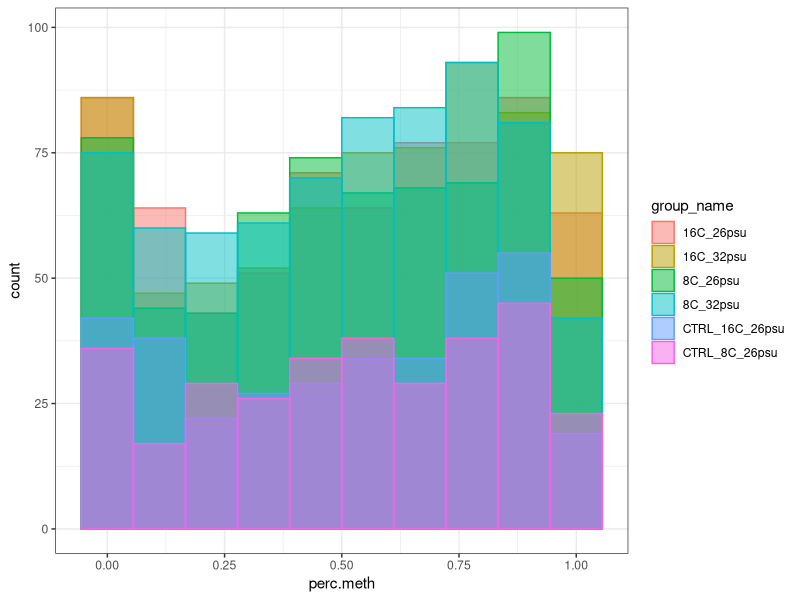
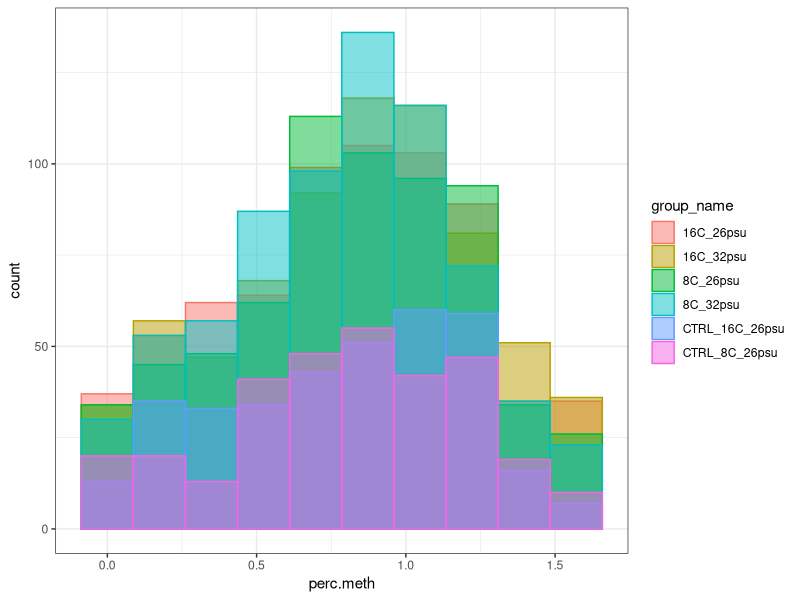

These charts were generated, in order, by the following R code: (Note: this script raises an error after producing the figures.)
## ---- chunk 1
library(gplots)
library(ggplot2)
library(dplyr)
library(broom)
library(RColorBrewer)
## ---- chunk 2
DMRs <- read.table("../DMR_cov_in_0.75_SamplesPerCategory/DMR250bp_MCmax25_cov5x_rms_results_filtered.tsv", header = TRUE, sep = "\t")


#write out bedfile
write.table(DMRs[,1:4],"DMR250bp_MCmax25_cov5x_0.75xGroup.bed", sep = "\t",quote = FALSE, row.names = FALSE, col.names = FALSE )

## ---- chunk 3
#for all ambient sample comparison
DMRs$ID <- paste(DMRs$chr,":",DMRs$start,"-",DMRs$end, sep = "")
DMRs$ID <- gsub("__.*__.*:",":",DMRs$ID)
## ---- chunk 4
#reformat all to long format
DMRs_STACKED <- tidyr::gather(DMRs[,7:27], "group_name", "perc.meth",1:20)

#make group name column (e.g. 'CTRL_16C_26psu', '8C_32psu', etc.)
DMRs_STACKED$group_name <- gsub("methylation_level_","",DMRs_STACKED$group_name)

#make temperature column
DMRs_STACKED$temp <- gsub("C_.*","",DMRs_STACKED$group_name)
DMRs_STACKED$temp <- gsub("CTRL_","", DMRs_STACKED$temp)
DMRs_STACKED$temp <- as.factor(DMRs_STACKED$temp)

#make a salinity column
DMRs_STACKED$salinity <- gsub(".*C_","",DMRs_STACKED$group_name)
DMRs_STACKED$salinity <- gsub("psu_.*","",DMRs_STACKED$salinity)
DMRs_STACKED$salinity <- as.factor(DMRs_STACKED$salinity)

#make a treatment column (salinity and temp info)
DMRs_STACKED$treatment <- paste0(DMRs_STACKED$temp,"C_", DMRs_STACKED$salinity, "psu")

#make sample number column
DMRs_STACKED$sample_number <- gsub(".*_","",DMRs_STACKED$group_name)

#remove sample number from group name
DMRs_STACKED$group_name <- gsub("u_.*","u", DMRs_STACKED$group_name)

#create column for infestation status that's called "biotic_stress"
for (i in 1:nrow(DMRs_STACKED)){
  if(substr(DMRs_STACKED$group_name[i], 1,4) == "CTRL"){
    DMRs_STACKED$biotic_stress[i] <- "no sea lice"
  }
  else{DMRs_STACKED$biotic_stress[i] <- "sea lice"}
}
 

## ---- chunk 5
jpeg("DMR_percmeth_hist.jpg", width = 800, height = 800)
ggplot(DMRs_STACKED) + geom_histogram(aes(perc.meth, group = group_name, color = group_name,fill = group_name), bins = 10, position = "identity", alpha = 0.5) + theme_bw()
dev.off()


## ---- chunk 6
#arcsin sqrt transformation function
asinTransform <- function(p) { asin(sqrt(p))}

#arcsin transform data 
#day 10
DMRs_STACKED_asin <- DMRs_STACKED
DMRs_STACKED_asin$perc.meth <- asinTransform(DMRs_STACKED_asin$perc.meth)

## ---- chunk 7
jpeg("DMR_Tpercmeth_hist.jpg", width = 800, height = 800)
ggplot(DMRs_STACKED_asin) + geom_histogram(aes(perc.meth, group = group_name, color = group_name,fill = group_name), bins = 10, position = "identity", alpha = 0.5) + theme_bw()
dev.off()

## ---- chunk 8
#run an 1way ANOVA on 8C 26psu infested vs. 8C 26psu contrl
df_inf8C <- data.frame(DMRs_STACKED_asin[which(DMRs_STACKED_asin$temp == 8 & DMRs_STACKED_asin$salinity == 26),])

#remove ID if NA = true for both control samples
inf8C_rm <- rownames(DMR_m[which(is.na(DMR_m[,"methylation_level_CTRL_8C_26psu_1"]) & is.na(DMR_m[,"methylation_level_CTRL_8C_26psu_2"])),])

DMR_1way_aov_8Cinf <- df_inf8C[!(df_inf8C$ID%in% inf8C_rm),] %>% group_by(ID) %>% do(meth_aov_models = aov(perc.meth ~ biotic_stress, data =  . ))

#summarize ANOVA data
DMR_1way_aov_8Cinf_modelsumm <- glance(DMR_1way_aov_8Cinf, meth_aov_models)

#try 2way temp x biotic stress (only 26psu samples)
df_inf816C <- data.frame(DMRs_STACKED_asin[which(DMRs_STACKED_asin$salinity == 26),])

#remove ID if NA = true for both control samples
inf8C_rm <- rownames(DMR_m[which(is.na(DMR_m[,"methylation_level_CTRL_8C_26psu_1"]) & is.na(DMR_m[,"methylation_level_CTRL_8C_26psu_2"])),])
inf16C_rm <- rownames(DMR_m[which(is.na(DMR_m[,"methylation_level_CTRL_16C_26psu_1"]) & is.na(DMR_m[,"methylation_level_CTRL_16C_26psu_2"])),])



DMR_2way_aov_816Cinf <- df_inf816C[!(df_inf816C$ID%in% c(inf8C_rm,inf16C_rm)),] %>% group_by(ID) %>% do(meth_aov_models = aov(perc.meth ~ temp*biotic_stress, data =  . ))

DMR_2way_tuk_816Cinf <- df_inf816C[!(df_inf816C$ID%in% c(inf8C_rm,inf16C_rm)),] %>% group_by(ID) %>% do(meth_tuk_models = TukeyHSD(aov(perc.meth ~ biotic_stress*temp, data =  . )))

#summarize ANOVA data
DMR_2way_aov_816Cinf_modelsumm <- glance(DMR_2way_aov_816Cinf, meth_aov_models)

DMR_2way_tuk_816Cinf_modelsumm <- tidy(DMR_2way_tuk_816Cinf, meth_tuk_models)

#plot
DMR_inf816C_mean_m <- as.matrix(data.frame(cbind(MeanCTRL8C,MeanCTRL16C,Mean8C26psu,Mean16C26psu )))

DMR_inf816C_mean_m <- DMR_inf816C_mean_m[which(rownames(DMR_inf816C_mean_m) %in% pull(DMR_2way_tuk_816Cinf_modelsumm[which(DMR_2way_tuk_816Cinf_modelsumm$adj.p.value < 0.05),],ID)),]

colnames(DMR_inf816C_mean_m) <- gsub("methylation_level_","",colnames(DMR_inf816C_mean_m))


#simplify rownames and reorder columns 
rownames(tukTxS_0.05sal_DMR_mean_m) <- order(rownames(tukTxS_0.05sal_DMR_mean_m))

#define column (group) colors
ColSideColors <- cbind(group = c(rep("lightcyan1",1),rep("thistle1",1),rep("cyan",1),rep("magenta",1)))

#define palate for heatmap
col <- colorRampPalette(brewer.pal(5, "RdBu"))(256)


#heatmap with clustered groups and simplified numbers
heatmap.2(DMR_inf816C_mean_m,margins = c(10,20), cexRow = 1.5, cexCol = 1,ColSideColors = ColSideColors,Colv = NA,col = rev(col), na.color = "darkgray",sepwidth=c(0.025,0.025), sepcolor="darkgray",colsep=1:ncol(DMR_inf816C_mean_m),rowsep=1:nrow(DMR_inf816C_mean_m), density.info = "none", trace = "none", scale = "row")





#run an 1way ANOVA on 16C 26psu infested vs. 16C 26psu control



#find overlapping significant DMRs
## ---- chunk 9
#run ANOVA testing for infestion effect pooling samples
DMR_1way_aov_inf <- DMRs_STACKED_asin %>% group_by(ID) %>%
do(meth_aov_models = aov(perc.meth~biotic_stress, data =  . ))
#summarize ANOVA data
DMR_1way_aov_inf_modelsumm <- glance(DMR_1way_aov_inf, meth_aov_models)
write.csv(DMR_1way_aov_inf_modelsumm, "DMR_MCmax25_1wayAOV_infest_modelsumm.csv", row.names = FALSE, quote = FALSE)





## ---- chunk 10
jpeg("DMR_MCmax25DMR_Taov0.01InfestPercMeth.jpg", width = 10, height = 4, units = "in", res = 300)
p <- ggplot(data = DMRs_STACKED[which(DMRs_STACKED$ID %in% pull(DMR_1way_aov_inf_modelsumm[which(DMR_1way_aov_inf_modelsumm$p.value < 0.01),],ID)),],aes(x = biotic_stress,y = perc.meth, color = biotic_stress)) + facet_wrap(~ID, scale = "free") + theme_bw() + theme(axis.text.x = element_text(size = 7,angle = 45, hjust =1),axis.title=element_text(size=12,face="bold"))
p + geom_jitter(width = 0.3) +  ggtitle("DMRs that show an infestation effect significant at ANOVA p.value < 0.01")
dev.off()
## ---- chunk 11
jpeg("DMR_MCmax25DMR_Taov0.05InfestPercMeth.jpg", width = 17, height = 12, units = "in", res = 300)
p <- ggplot(data = DMRs_STACKED[which(DMRs_STACKED$ID %in% pull(DMR_1way_aov_inf_modelsumm[which(DMR_1way_aov_inf_modelsumm$p.value < 0.05),],ID)),],aes(x = biotic_stress,y = perc.meth, color = biotic_stress)) + facet_wrap(~ID, scale = "free") + theme_bw() + theme(axis.text.x = element_text(size = 7,angle = 45, hjust =1),axis.title=element_text(size=12,face="bold"))
p + geom_jitter(width = 0.3) + ggtitle("DMRs that show an infestation effect significant at ANOVA p.value < 0.05")
dev.off()
## ---- chunk 12
jpeg("DMR_MCmax25DMR_Taov0.1InfestPercMeth.jpg", width = 17, height = 12, units = "in", res = 300)
p <- ggplot(data = DMRs_STACKED[which(DMRs_STACKED$ID %in% pull(DMR_1way_aov_inf_modelsumm[which(DMR_1way_aov_inf_modelsumm$p.value < 0.1),],ID)),],aes(x = biotic_stress,y = perc.meth, color = biotic_stress)) + facet_wrap(~ID, scale = "free") + theme_bw() + theme(axis.text.x = element_text(size = 7,angle = 45, hjust =1),axis.title=element_text(size=12,face="bold"))
p + geom_jitter(width = 0.3) + ggtitle("DMRs that show an infestation effect significant at ANOVA p.value < 0.1")
dev.off()
## ---- chunk 13
#create matrix for all ambient samples

DMR_m <- as.matrix(DMRs[,7:26])
rownames(DMR_m) <- DMRs$ID


#calculate group means
#group means
Mean16C32psu <- rowMeans(DMR_m[,grep("16C_32psu", colnames(DMR_m))], na.rm = TRUE)

Mean16C26psu <- rowMeans(DMR_m[,grep("16C_26psu", colnames(DMR_m))], na.rm = TRUE)

Mean8C32psu <- rowMeans(DMR_m[,grep("8C_32psu", colnames(DMR_m))], na.rm = TRUE)

Mean8C26psu <- rowMeans(DMR_m[,grep("8C_26psu", colnames(DMR_m))], na.rm = TRUE)

MeanCTRL8C <- rowMeans(DMR_m[,grep("CTRL_8C_26psu", colnames(DMR_m))], na.rm = TRUE)

MeanCTRL16C <- rowMeans(DMR_m[,grep("CTRL_16C_26psu", colnames(DMR_m))], na.rm = TRUE)

DMR_mean_m <- as.matrix(data.frame(cbind(Mean8C26psu,Mean8C32psu,Mean16C26psu,Mean16C32psu,MeanCTRL8C, MeanCTRL16C)))


##ANOVA data
aov_0.1_DMR_m <- DMR_m[which(rownames(DMR_m) %in% pull(DMR_1way_aov_inf_modelsumm[which(DMR_1way_aov_inf_modelsumm$p.value < 0.1),],ID)),]

colnames(aov_0.1_DMR_m) <- gsub("methylation_level_","",colnames(aov_0.1_DMR_m))

ColSideColors <- cbind(group = c(rep("plum2",4),rep("plum4",4),rep("green1",4),rep("green3",4),rep("magenta",2), rep("cyan",2)))

jpeg("DMR_MCmax25DMR_Taov0.1_infest_heatmap.jpg", width = 800, height = 1000)
heatmap.2(aov_0.1_DMR_m,margins = c(10,20), cexRow = 1.2, cexCol = 1,ColSideColors = ColSideColors, Colv=NA, col = bluered, na.color = "black", density.info = "none", trace = "none", scale = "row")
dev.off()


#plot heatmap of mean methylation
uninf_mean <- rowMeans(aov_0.1_DMR_m[,grep("CTRL", colnames(aov_0.1_DMR_m))], na.rm = TRUE)
inf_mean <- rowMeans(aov_0.1_DMR_m[,-grep("CTRL", colnames(aov_0.1_DMR_m))], na.rm = TRUE)

Mean16C32psu <- rowMeans(aov_0.1_DMR_m[,grep("16C_32psu", colnames(aov_0.1_DMR_m))], na.rm = TRUE)

Mean16C26psu <- rowMeans(aov_0.1_DMR_m[,grep("16C_26psu", colnames(aov_0.1_DMR_m))], na.rm = TRUE)

Mean8C32psu <- rowMeans(aov_0.1_DMR_m[,grep("8C_32psu", colnames(aov_0.1_DMR_m))], na.rm = TRUE)

Mean8C26psu <- rowMeans(aov_0.1_DMR_m[,grep("8C_26psu", colnames(aov_0.1_DMR_m))], na.rm = TRUE)


aov_0.1_DMR_mean_m <- as.matrix(data.frame(cbind(Mean8C26psu,Mean8C32psu,Mean16C26psu,Mean16C32psu,uninf_mean)))

jpeg("DMR_MCmax25DMR_Taov0.1_infest_mean_heatmap.jpg", width = 8, height = 10, units = "in", res = 300)
ColSideColors <-  c("cyan", "darkcyan", "magenta", "darkmagenta","darkgray")
heatmap.2(aov_0.1_DMR_mean_m,margins = c(10,20), cexRow = 1.2, cexCol = 1, Colv=NA, ColSideColors = ColSideColors,col = bluered, na.color = "black", density.info = "none", trace = "none", scale = "row")
dev.off()
## ---- chunk 14
DMR_2way_aov_tempxsal_nC <- DMRs_STACKED_asin[,-grep("CTRL",DMRs_STACKED_asin$group_name)] %>% group_by(ID) %>%
do(meth_aov_models = aov(perc.meth~temp*salinity, data =  . ))
#summarize ANOVA data
DMR_2way_aov_tempxsal_nC_modelsumm <- glance(DMR_2way_aov_tempxsal_nC, meth_aov_models)
## ---- chunk 15
jpeg("DMR_MCmax25DMR_Taov0.01TxSPercMeth.jpg", width = 17, height = 12, units = "in", res = 300)
p <- ggplot(data = DMRs_STACKED[which(DMRs_STACKED$ID %in% pull(DMR_2way_aov_tempxsal_nC_modelsumm[which(DMR_2way_aov_tempxsal_nC_modelsumm$p.value < 0.01),],ID) & substr(DMRs_STACKED$group_name, 1,4)!="CTRL"),],aes(x = group_name,y = perc.meth, color = group_name)) + facet_wrap(~ID, scale = "free") + theme_bw() + theme(axis.text.x = element_text(size = 7,angle = 45, hjust =1),axis.title=element_text(size=12,face="bold"))
p + geom_jitter(width = 0.3) +  ggtitle("DMRs that show an overall TxS model effect significant at ANOVA p.value < 0.01")
dev.off()

jpeg("DMR_MCmax25DMR_Taov0.05TxSPercMeth.jpg", width = 17, height = 12, units = "in", res = 300)
p <- ggplot(data = DMRs_STACKED[which(DMRs_STACKED$ID %in% pull(DMR_2way_aov_tempxsal_nC_modelsumm[which(DMR_2way_aov_tempxsal_nC_modelsumm$p.value < 0.05),],ID) & substr(DMRs_STACKED$group_name, 1,4)!="CTRL"),],aes(x = group_name,y = perc.meth, color = group_name)) 

p + geom_boxplot()+ geom_jitter(width = 0.3) + ggtitle("DMRs that show an overall TxS model effect significant at ANOVA p.value < 0.05") + facet_wrap(~ID, scale = "free") +theme_bw() + theme(axis.text.x = element_text(size = 7,angle = 45, hjust =1),axis.title=element_text(size=12,face="bold"))
dev.off()
## ---- chunk 16
aov_0.05TxS_DMR_m <- DMR_m[which(rownames(DMR_m) %in% pull(DMR_2way_aov_tempxsal_nC_modelsumm[which(DMR_2way_aov_tempxsal_nC_modelsumm$p.value < 0.05),],ID)),]

colnames(aov_0.05TxS_DMR_m) <- gsub("methylation_level_","",colnames(aov_0.05TxS_DMR_m))

ColSideColors <- cbind(group = c(rep("magenta",4),rep("darkmagenta",4),rep("cyan",4),rep("darkcyan",4),rep("thistle1",2), rep("lightcyan1",2)))

jpeg("DMR_MCmax25DMR_Taov0.05_TxS_heatmap.jpg", width = 800, height = 1000)
heatmap.2(aov_0.05TxS_DMR_m,margins = c(10,20), cexRow = 1.2, cexCol = 1,ColSideColors = ColSideColors, Colv=NA, col = bluered, na.color = "black", density.info = "none", trace = "none", scale = "row")
dev.off()

#group means
Mean16C32psu <- rowMeans(aov_0.05TxS_DMR_m[,grep("16C_32psu", colnames(aov_0.05TxS_DMR_m))], na.rm = TRUE)

Mean16C26psu <- rowMeans(aov_0.05TxS_DMR_m[,grep("16C_26psu", colnames(aov_0.05TxS_DMR_m))], na.rm = TRUE)

Mean8C32psu <- rowMeans(aov_0.05TxS_DMR_m[,grep("8C_32psu", colnames(aov_0.05TxS_DMR_m))], na.rm = TRUE)

Mean8C26psu <- rowMeans(aov_0.05TxS_DMR_m[,grep("8C_26psu", colnames(aov_0.05TxS_DMR_m))], na.rm = TRUE)

MeanCTRL8C <- rowMeans(aov_0.05TxS_DMR_m[,grep("CTRL_8C_26psu", colnames(aov_0.05TxS_DMR_m))], na.rm = TRUE)

MeanCTRL16C <- rowMeans(aov_0.05TxS_DMR_m[,grep("CTRL_16C_26psu", colnames(aov_0.05TxS_DMR_m))], na.rm = TRUE)


aov_0.05TxS_DMR_mean_m <- as.matrix(data.frame(cbind(Mean8C26psu,Mean8C32psu,Mean16C26psu,Mean16C32psu,MeanCTRL8C, MeanCTRL16C)))

ColSideColors <- cbind(group = c(rep("cyan",1),rep("darkcyan",1),rep("magenta",1),rep("darkmagenta",1), rep("lightcyan1",1),rep("thistle1",1)))
col <- colorRampPalette(brewer.pal(10, "RdYlBu"))(256)
jpeg("DMR_MCmax25DMR_Taov0.05_TxSmean_heatmap.jpg", width = 800, height = 1000)
heatmap.2(aov_0.05TxS_DMR_mean_m,margins = c(10,20), cexRow = 1.2, cexCol = 1,ColSideColors = ColSideColors, Colv=NA, col = rev(col), na.color = "black", density.info = "none", trace = "none", scale = "row")
dev.off()



###try a looser cutoff of 0.1
aov_0.1TxS_DMR_m <- DMR_m[which(rownames(DMR_m) %in% pull(DMR_2way_aov_tempxsal_nC_modelsumm[which(DMR_2way_aov_tempxsal_nC_modelsumm$p.value < 0.1),],ID)),]

colnames(aov_0.1TxS_DMR_m) <- gsub("methylation_level_","",colnames(aov_0.1TxS_DMR_m))


#group means
Mean16C32psu <- rowMeans(aov_0.1TxS_DMR_m[,grep("16C_32psu", colnames(aov_0.1TxS_DMR_m))], na.rm = TRUE)

Mean16C26psu <- rowMeans(aov_0.1TxS_DMR_m[,grep("16C_26psu", colnames(aov_0.1TxS_DMR_m))], na.rm = TRUE)

Mean8C32psu <- rowMeans(aov_0.1TxS_DMR_m[,grep("8C_32psu", colnames(aov_0.1TxS_DMR_m))], na.rm = TRUE)

Mean8C26psu <- rowMeans(aov_0.1TxS_DMR_m[,grep("8C_26psu", colnames(aov_0.1TxS_DMR_m))], na.rm = TRUE)

MeanCTRL8C <- rowMeans(aov_0.1TxS_DMR_m[,grep("CTRL_8C_26psu", colnames(aov_0.1TxS_DMR_m))], na.rm = TRUE)

MeanCTRL16C <- rowMeans(aov_0.1TxS_DMR_m[,grep("CTRL_16C_26psu", colnames(aov_0.1TxS_DMR_m))], na.rm = TRUE)


aov_0.1TxS_DMR_mean_m <- as.matrix(data.frame(cbind(MeanCTRL8C, Mean8C26psu,Mean8C32psu,MeanCTRL16C,Mean16C26psu,Mean16C32psu)))
ColSideColors <- cbind(group = c(rep("lightcyan1",1),rep("cyan",1),rep("darkcyan",1),rep("thistle1",1),rep("magenta",1),rep("darkmagenta",1)))
col <- colorRampPalette(brewer.pal(5, "RdBu"))(256)
jpeg("DMR_MCmax25DMR_Taov0.1_TxSmean_heatmap.jpg", width = 800, height = 1000)
heatmap.2(aov_0.1TxS_DMR_mean_m,margins = c(10,20), cexRow = 1.2, cexCol = 1,ColSideColors = ColSideColors, Colv=NA, col = rev(col), na.color = "black",sepwidth=c(0.025,0.025), sepcolor="darkgray",colsep=1:ncol(aov_0.1TxS_DMR_mean_m),rowsep=1:nrow(aov_0.1TxS_DMR_mean_m), density.info = "none", trace = "none", scale = "row")
dev.off()
## ---- chunk 17
#subset data for DMRs with TxS 2way ANOVA p.value < 0.1 and run tukey HSD for each DMR
DMR_tuk_tempxsal_nC <- DMRs_STACKED_asin[,-grep("CTRL",DMRs_STACKED_asin$group_name)] %>% group_by(ID) %>%
do(meth_tuk_models = TukeyHSD(aov(perc.meth~temp*salinity, data =  . )))
#summarize ANOVA data
DMR_2way_aov_tempxsal_nC_modelsumm <- glance(DMR_2way_aov_tempxsal_nC, meth_tuk_models)
  
#summarize TukeyHSD results
DMR_tuk_tempxsal_nC_summ <- tidy(DMR_tuk_tempxsal_nC, meth_tuk_models)

#write out DMRs sig @ p <= 0.05
write.csv(DMR_tuk_tempxsal_nC_summ[which(DMR_tuk_tempxsal_nC_summ$adj.p.value <= 0.05),],"DMR_tuk_tempxsal_nC_summ.csv", row.names = FALSE, quote = FALSE )
## ---- chunk 18

chr_data <- read.table("../../data/chr_name_conversion.txt", sep = "\t", header = FALSE)
colnames(chr_data) <- c("chr.num","ssa.num","chr")

sig_chr <- rownames(DMR_mean_m[which(rownames(DMR_mean_m) %in% pull(DMR_tuk_tempxsal_nC_summ[which(DMR_tuk_tempxsal_nC_summ$adj.p.value < 0.05),],ID)),])
sig_chr <- gsub(":.*","",sig_chr)
sig_chr <- data.frame(table(sig_chr))
colnames(sig_chr)[1] <- "chr"
sig_chr <- merge(chr_data, sig_chr, by = "chr", all = TRUE)
sig_chr[is.na(sig_chr$Freq)] <- 0
sig_chr$perc <- sig_chr$Freq/52
sig_chr$type <- "sig"
ggplot(sig_chr, aes(x= chr)) + geom_bar(aes(y = perc),stat = "identity")



all_chr_cov <- read.table("../../data/chr_5x0.75grp_cov.txt", sep = " ", header = FALSE)
colnames(all_chr_cov) <- c("Freq", "chr")
all_chr_cov <- merge(chr_data,all_chr_cov, by = "chr", all = TRUE)
all_chr_cov$type <- "bkgd"
all_chr_cov$perc <- all_chr_cov$Freq/sum(all_chr_cov$Freq)

chr_sig_bkgd <- rbind(sig_chr,all_chr_cov)

#plot chromosome coverage by DMRs vs. background
ggplot(chr_sig_bkgd, aes(x= ssa.num, group = type, fill = type)) + geom_bar(aes(y = perc),stat = "identity", position = "dodge") + theme(axis.text.x = element_text(size = 10, hjust= 1,angle = 90)) 


  
## ---- chunk 19

tukTxS_0.05sal_DMR_mean_m <- DMR_mean_m[which(rownames(DMR_mean_m) %in% pull(DMR_tuk_tempxsal_nC_summ[which(DMR_tuk_tempxsal_nC_summ$adj.p.value < 0.05 & DMR_tuk_tempxsal_nC_summ$term == "salinity"),],ID)),]

colnames(tukTxS_0.05sal_DMR_mean_m) <- gsub("methylation_level_","",colnames(tukTxS_0.05sal_DMR_mean_m))

#reorder columns so samples with same salinities are next to each other
tukTxS_0.05sal_DMR_mean_m <- tukTxS_0.05sal_DMR_mean_m[,c(2,4,1,3,5,6)]

#simplify rownames and reorder columns 
rownames(tukTxS_0.05sal_DMR_mean_m) <- order(rownames(tukTxS_0.05sal_DMR_mean_m))

#define column (group) colors
ColSideColors <- cbind(group = c(rep("darkcyan",1),rep("darkmagenta",1),rep("cyan",1),rep("magenta",1),rep("lightcyan1",1),rep("thistle1",1)))

#define palate for heatmap
col <- colorRampPalette(brewer.pal(5, "RdBu"))(256)


#heatmap with clustered groups and simplified numbers
jpeg("DMR_MCmax25DMR_TtukTxS0.05sal_mean_heatmap.jpg", width = 800, height = 1000)
heatmap.2(tukTxS_0.05sal_DMR_mean_m,margins = c(10,20), cexRow = 1.5, cexCol = 1,ColSideColors = ColSideColors, Colv= NA,col = rev(col), na.color = "darkgray",sepwidth=c(0.025,0.025), sepcolor="darkgray",colsep=1:ncol(tukTxS_0.05sal_DMR_mean_m),rowsep=1:nrow(tukTxS_0.05sal_DMR_mean_m), density.info = "none", trace = "none", scale = "row")
dev.off()


#heatmap.2(tukTxS_0.05sal_DMR_mean_m,margins = c(10,20), cexRow = 1.2, cexCol = 1,ColSideColors = ColSideColors, col = rev(col), na.color = "black",sepwidth=c(0.025,0.025), sepcolor="darkgray",colsep=1:ncol(tukTxS_0.05sal_DMR_mean_m),rowsep=1:nrow(tukTxS_0.05sal_DMR_mean_m), density.info = "none", trace = "none", scale = "row")

#temp < 0.05
tukTxS_0.05temp_DMR_mean_m <- DMR_mean_m[which(rownames(DMR_mean_m) %in% pull(DMR_tuk_tempxsal_nC_summ[which(DMR_tuk_tempxsal_nC_summ$adj.p.value < 0.05 & DMR_tuk_tempxsal_nC_summ$term == "temp"),],ID)),]

colnames(tukTxS_0.05temp_DMR_mean_m) <- gsub("methylation_level_","",colnames(tukTxS_0.05temp_DMR_mean_m))

#simplify row names
rownames(tukTxS_0.05temp_DMR_mean_m) <- order(rownames(tukTxS_0.05temp_DMR_mean_m))

#define column (group) colors
ColSideColors <- cbind(group = c(rep("cyan",1),rep("darkcyan",1),rep("magenta",1),rep("darkmagenta",1),rep("lightcyan1",1),rep("thistle1",1)))

col <- colorRampPalette(brewer.pal(5, "RdBu"))(256)
jpeg("DMR_MCmax25DMR_TtukTxS0.05temp_mean_heatmap.jpg", width = 800, height = 1000)
heatmap.2(tukTxS_0.05temp_DMR_mean_m,margins = c(10,20), cexRow = 2, cexCol = 1,ColSideColors = ColSideColors, Colv=NA, col = rev(col), na.color = "black",sepwidth=c(0.025,0.025), sepcolor="darkgray",colsep=1:ncol(tukTxS_0.05temp_DMR_mean_m),rowsep=1:nrow(tukTxS_0.05temp_DMR_mean_m), density.info = "none", trace = "none", scale = "row")
dev.off()

## ---- chunk 20
DMR_2wayAOVtuk0.05_bed <- DMRs[which(DMRs$ID %in% pull(DMR_tuk_tempxsal_nC_summ[which(DMR_tuk_tempxsal_nC_summ$adj.p.value < 0.05),],ID)),1:4]

write.table(DMR_2wayAOVtuk0.05_bed, "DMR_2wayAOVTxStuk0.05.bed", sep = "\t", quote = FALSE, row.names = FALSE, col.names = FALSE)


## ---- chunk 21
#subset data for DMRs that show infestation effect significant at ANOVA p.val < 0.1 and excluding control samples
DMR_STACKED_asin_inf_sig_0.1 <- DMRs_STACKED_asin[which(DMRs_STACKED_asin$ID %in% pull(DMR_1way_aov_inf_modelsumm[which(DMR_1way_aov_inf_modelsumm$p.value < 0.1),],ID) & substr(DMRs_STACKED_asin$group_name,1,4)!="CTRL"),]

#run 2way temp x salinity ANOVA on each DMR
DMR_2way_aov_TxS <- DMR_STACKED_asin_inf_sig_0.1 %>% group_by(ID) %>%
do(meth_aov_models = aov(perc.meth~temp*salinity, data =  . ))

#create ANOVA summary tables
DMR_2way_aov_TxS_modelsumm <- glance(DMR_2way_aov_TxS, meth_aov_models)
DMR_2way_aov_TxS_coeff <- tidy(DMR_2way_aov_TxS, meth_aov_models)

#subset data for DMRs with TxS 2way ANOVA p.value < 0.1 and run tukey HSD for each DMR
DMR_tuk_TxS <- DMR_STACKED_asin_inf_sig_0.1[which(DMR_STACKED_asin_inf_sig_0.1$ID %in% pull(DMR_2way_aov_TxS_modelsumm[which(DMR_2way_aov_TxS_modelsumm$p.value < 0.1),], ID)),] %>% group_by(ID) %>% do(meth_tuk_models = TukeyHSD(aov(perc.meth~temp*salinity, data =  . )))

#summarize TukeyHSD results
DMR_tuk_TxS_summ <- tidy(DMR_tuk_TxS, meth_tuk_models)
## ---- chunk 22

write.csv(DMR_2way_aov_TxS_modelsumm, "DMR_MCmax25_2wayAOV_TxS_modelsumm.csv", row.names = FALSE, quote = FALSE)

write.csv(DMR_tuk_TxS_summ, "DMR_MCmax25_DMR_TukHSD_TxS_modelsumm.csv", row.names = FALSE, quote = FALSE)

## ---- chunk 23
DMR_1way_aov_inf_modelsumm_4bed <- merge(DMRs[,c("ID","chr", "start","end")], DMR_1way_aov_inf_modelsumm[which(DMR_1way_aov_inf_modelsumm$p.value < 0.1),], by = "ID")

DMR_1way_aov_inf_modelsumm_4bed <- DMR_1way_aov_inf_modelsumm_4bed[,2:4]

write.table(DMR_1way_aov_inf_modelsumm_4bed, "DMR_2way_aov_infest_modelsumm_4bed.txt", sep = "\t", quote = FALSE, row.names = FALSE)

write.table(DMR_1way_aov_inf_modelsumm_4bed, "DMR_1way_aov0.1_infest_modelsumm_4bed.txt", sep = "\t", quote = FALSE, row.names = FALSE)
## ---- chunk 24
jpeg("DMR_MCmax25DMR_Taov0.1SalPercMeth.jpg", width = 10, height = 4, units = "in", res = 300)
p <- ggplot(data = DMRs_STACKED[which(DMRs_STACKED$ID %in% pull(DMR_tuk_TxS_summ[which(DMR_tuk_TxS_summ$adj.p.value < 0.1 & DMR_tuk_TxS_summ$term == "salinity"),],ID) & substr(DMRs_STACKED$group_name,1,4)!="CTRL"),],aes(x = group_name,y = perc.meth, color = group_name)) + facet_wrap(~ID, scale = "free") + theme_bw() + theme(axis.text.x = element_text(size = 7,angle = 45, hjust =1),axis.title=element_text(size=12,face="bold"))
p + geom_jitter(width = 0.3) + ggtitle("DMRs that show a salinity effect significant at TukeyHSD p.value < 0.1")
dev.off()
## ---- chunk 25
jpeg("DMR_MCmax25DMR_Taov0.1TempPercMeth.jpg", width = 10, height = 4, units = "in", res = 300)
p <- ggplot(data = DMRs_STACKED[which(DMRs_STACKED$ID %in% pull(DMR_tuk_TxS_summ[which(DMR_tuk_TxS_summ$adj.p.value < 0.1 & DMR_tuk_TxS_summ$term == "temp"),],ID) & substr(DMRs_STACKED$group_name,1,4)!="CTRL"),],aes(x = group_name,y = perc.meth, color = group_name)) + facet_wrap(~ID, scale = "free") + theme_bw() + theme(axis.text.x = element_text(size = 7,angle = 45, hjust =1),axis.title=element_text(size=12,face="bold"))
p + geom_jitter(width = 0.3) + ggtitle("DMRs that show a temperature effect significant at TukeyHSD p.value < 0.1")
dev.off()
## ---- chunk 26
jpeg("DMR_MCmax25DMR_Taov0.1TxSPercMeth.jpg", width = 10, height = 8, units = "in", res = 300)
p <- ggplot(data = DMRs_STACKED[which(DMRs_STACKED$ID %in% pull(DMR_tuk_TxS_summ[which(DMR_tuk_TxS_summ$adj.p.value < 0.1 & DMR_tuk_TxS_summ$term == "temp:salinity"),],ID) & substr(DMRs_STACKED$group_name,1,4)!="CTRL"),],aes(x = group_name,y = perc.meth, color = group_name)) + facet_wrap(~ID, scale = "free") + theme_bw() + theme(axis.text.x = element_text(size = 7,angle = 45, hjust =1),axis.title=element_text(size=12,face="bold"))
p + geom_jitter(width = 0.3) + ggtitle("DMRs that show a temp x salinity effect significant at TukeyHSD p.value < 0.1")
dev.off()
## ---- chunk 27
#run 1 way ANOVA on group name (e.g. 'CTRL_16C_26psu', '8C_32psu', etc.)
DMR_aov = DMRs_STACKED_asin %>% group_by(ID) %>%
do(meth_aov_models = aov(perc.meth ~ group_name, data =  . ))
#summarize ANOVA data
DMR_aov_modelsumm <- glance(DMR_aov, meth_aov_models)
## ---- chunk 28
#run 3 way ANOVA
DMR_3way_aov <- 
DMRs_STACKED_asin %>% group_by(ID) %>%
do(meth_aov_models = aov(perc.meth~temp*salinity*biotic_stress, data =  . ))
#summarize 3way ANOVA data
DMR_3way_aov_modelsumm <- tidy(DMR_3way_aov, meth_aov_models)

#run tukey test on 3way ANOVA
DMR_3way_tuk <- 
DMRs_STACKED_asin %>% group_by(ID) %>%
do(tuk_aov_models = TukeyHSD(aov(perc.meth~temp*salinity*biotic_stress, data =  . )))
#summarize tukey results
DMR_3way_tuk_modelsumm <- tidy(DMR_3way_tuk, tuk_aov_models)
#subset tukey results with adj.p.value < 0.05
DMR_3way_tuk_modelsumm_0.05 <- DMR_3way_tuk_modelsumm[which(DMR_3way_tuk_modelsumm$adj.p.value < 0.05),]

#for DMRs with p.val < 0.05 for overall model, get term p.val; I think this step is redundant with the Tukey test
DMR_3way_aov_modelsumm_0.05 <- DMR_3way_aov_modelsumm[which(DMR_3way_aov_modelsumm$ID %in% pull(DMR_aov_modelsumm[which(DMR_aov_modelsumm$p.value < 0.05),],ID)),]
## ---- chunk 29
DMR_3way_aov_inf_modelsumm_0.05 <- DMR_3way_aov_modelsumm_0.05[which(DMR_3way_aov_modelsumm_0.05$ID %in% pull(DMR_3way_aov_modelsumm_0.05[which(DMR_3way_aov_modelsumm_0.05$term == "biotic_stress" & DMR_3way_aov_modelsumm_0.05$p.value < 0.05 ),],ID)),]
## ---- chunk 30
jpeg("3wayAOV/DMR_MCmax25DMR_Taov0.05_salinity_boxplots.jpg", width = 17, height = 7, units = "in", res = 300)
p <- ggplot(data = DMRs_STACKED[which(DMRs_STACKED$ID %in% pull(DMR_3way_aov_inf_modelsumm_0.05[which(DMR_3way_aov_inf_modelsumm_0.05$p.value < 0.05 & DMR_3way_aov_inf_modelsumm_0.05$term == "salinity"),],ID)),],aes(x = group_name,y = perc.meth)) + geom_violin(aes(fill = group_name), trim = FALSE)+ facet_wrap(~ID, scale = "free") + theme_bw() + theme(axis.text.x = element_text(size = 7,angle = 45, hjust =1),axis.title=element_text(size=12,face="bold"))
p + geom_jitter(width = 0.2)
dev.off()

jpeg("3wayAOV/DMR_MCmax25DMR_Taov0.05_tempSal_boxplots.jpg", width = 17, height = 7, units = "in", res = 300)
p <- ggplot(data = DMRs_STACKED[which(DMRs_STACKED$ID %in% pull(DMR_3way_aov_inf_modelsumm_0.05[which(DMR_3way_aov_inf_modelsumm_0.05$p.value < 0.05 & DMR_3way_aov_inf_modelsumm_0.05$term == "temp:salinity"),],ID)),],aes(x = group_name,y = perc.meth)) + geom_violin(aes(fill = group_name), trim = FALSE)+ facet_wrap(~ID, scale = "free") + theme_bw() + theme(axis.text.x = element_text(size = 7,angle = 45, hjust =1),axis.title=element_text(size=12,face="bold"))
p + geom_jitter(width = 0.2)
dev.off()

jpeg("3wayAOV/DMR_MCmax25DMR_Taov0.05_temp_boxplots.jpg", width = 17, height = 7, units = "in", res = 300)
p <- ggplot(data = DMRs_STACKED[which(DMRs_STACKED$ID %in% pull(DMR_3way_aov_inf_modelsumm_0.05[which(DMR_3way_aov_inf_modelsumm_0.05$p.value < 0.05 & DMR_3way_aov_inf_modelsumm_0.05$term == "temp"),],ID)),],aes(x = group_name,y = perc.meth)) + geom_violin(aes(fill = group_name), trim = FALSE)+ facet_wrap(~ID, scale = "free") + theme_bw() + theme(axis.text.x = element_text(size = 7,angle = 45, hjust =1),axis.title=element_text(size=12,face="bold"))
p + geom_jitter(width = 0.2)
dev.off()

jpeg("3wayAOV/DMR_MCmax25DMR_Taov0.05_temp_biostress_boxplots.jpg", width = 17, height = 15, units = "in", res = 300)
p <- ggplot(data = DMRs_STACKED[which(DMRs_STACKED$ID %in% pull(DMR_3way_aov_inf_modelsumm_0.05[which(DMR_3way_aov_inf_modelsumm_0.05$p.value < 0.05 & DMR_3way_aov_inf_modelsumm_0.05$term == "temp:biotic_stress"),],ID)),],aes(x = group_name,y = perc.meth)) + geom_violin(aes(fill = group_name), trim = FALSE)+ facet_wrap(~ID, scale = "free") + theme_bw() + theme(axis.text.x = element_text(size = 7,angle = 45, hjust =1),axis.title=element_text(size=12,face="bold"))
p + geom_jitter(width = 0.2)
dev.off()

#look at DMRs with tukey < 0.05

#first create data frame of unique IDs and their frequency in the results table with Tukey HSD adj.p.value < 0.05
sig_DMR_freq <- data.frame(table(DMR_3way_tuk_modelsumm_0.05$ID))

#subset data with the dataframe above
tuk_0.05_DMR_m <- DMR_m[which(rownames(DMR_m) %in% unlist(unique(DMR_3way_tuk_modelsumm_0.05[which(DMR_3way_tuk_modelsumm_0.05$ID %in% sig_DMR_freq[which(sig_DMR_freq$Freq > 1),"Var1"]),"ID"]))),]

#plot
jpeg("3wayAOV/DMR_MCmax25DMR_tuk0.05_heatmap.jpg", width = 800, height = 1000)
heatmap.2(tuk_0.05_DMR_m,margins = c(5,20), cexRow = 1.2, cexCol = 1,ColSideColors = ColSideColors, Colv=NA, col = bluered, na.color = "black", density.info = "none", trace = "none", scale = "row")
dev.off()

## ---- chunk 31

##ANOVA data
aov_0.05_DMRs_m <- DMR_m[which(rownames(DMR_m) %in% pull(DMR_aov_modelsumm[which(DMR_aov_modelsumm$p.value < 0.05),],ID)),]

ColSideColors <- cbind(pH = c(rep("plum2",4),rep("plum4",4),rep("green1",4),rep("green3",4),rep("magenta",2), rep("cyan",2)))

jpeg("1wayAOVgroup_name/DMR_MCmax25DMR_Taov0.05_heatmap.jpg", width = 800, height = 1000)
heatmap.2(aov_0.05_DMRs_m,margins = c(5,20), cexRow = 1.2, cexCol = 1,ColSideColors = ColSideColors, Colv=NA, col = bluered, na.color = "black", density.info = "none", trace = "none", scale = "row")
dev.off()
